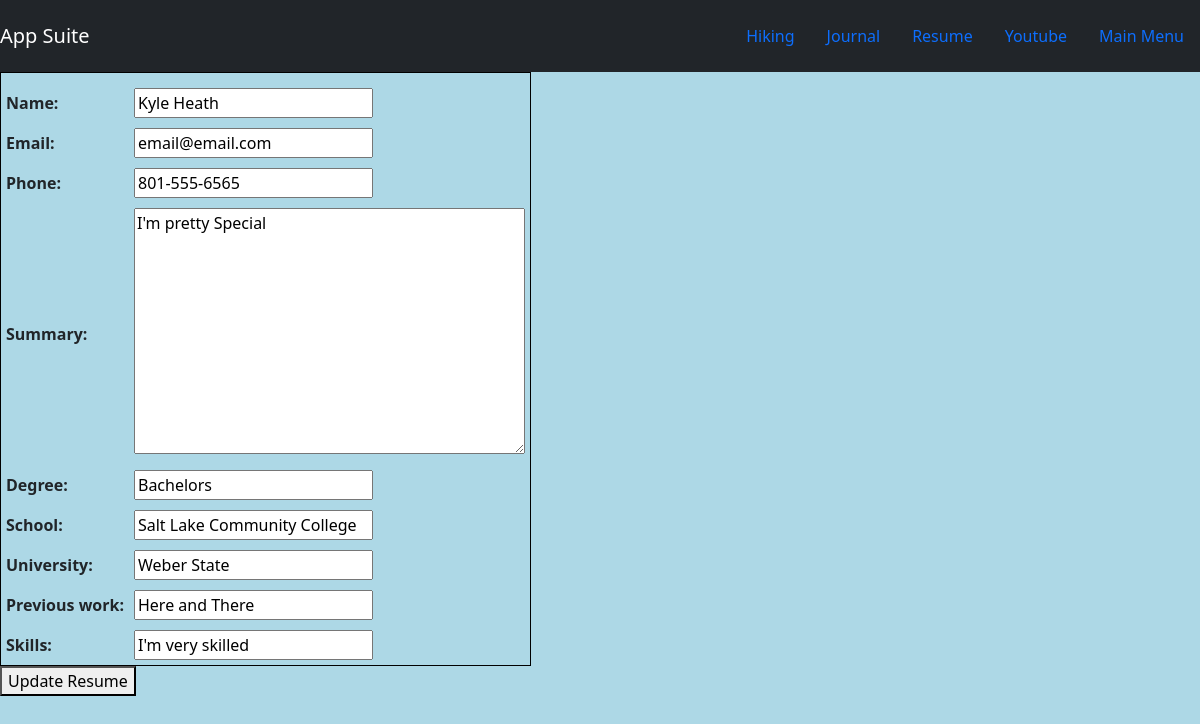
Page /AppSuite/edit_resume/3 on the committed database.
### AppSuite/models.py (models this page shows, shortened)
class Profile(models.Model):
    name = models.CharField(max_length=200)
    email = models.CharField(max_length=200)
    phone = models.CharField(max_length=200)
    summary = models.TextField(max_length=2000)
    degree = models.CharField(max_length=200)
    school = models.CharField(max_length=200)
    university = models.CharField(max_length=200)
    previous_work = models.CharField(max_length=1000)
    skills = models.CharField(max_length=200)

### AppSuite/views.py (the view)
# urls.py: path('edit_resume/<int:id>', views.edit_resume, name="edit_resume"),  # Edit Specific Resume
def edit_resume(request, id):
    user_resume = Profile.objects.get(id=id)
    form = ProfileForm(request.POST or None, instance=user_resume)
    if form.is_valid():
        form.save()
        return redirect('AppSuite:resume_homepage')
    return render(request, 'AppSuite/resume_editform.html', {'form': form, 'user_resume': user_resume})

### AppSuite/forms.py
class ProfileForm(forms.ModelForm):
    class Meta:
        model = Profile
        fields = ['name', 'email', 'phone', 'summary', 'degree', 'school', 'university', 'previous_work', 'skills']

### AppSuite/templates/AppSuite/resume_editform.html (shortened to what this page needs)
{% extends 'AppSuite/base.html' %}
{% block body%}
<form method = "POST">
       <table>
       <tr>
           <td>{{ form }}</td>
       </tr>
       </table>
        <button type="submit">Update Resume</button>
{% endblock %}

### AppSuite/static/AppSuite/album.css (style rules this page uses)
body { background-color: lightblue; }
table, th, td, tr { border: 1px solid black; padding-top: 5px; padding-right: 5px; padding-bottom: 5px; padding-left: 5px; }

### rows in the picture
Profile: name "Kyle Heath", email "email@email.com", phone "801-555-6565", summary "I'm pretty Special", degree "Bachelors", school "Salt Lake Community College", university "Weber State", previous_work "Here and There", skills "I'm very skilled"
